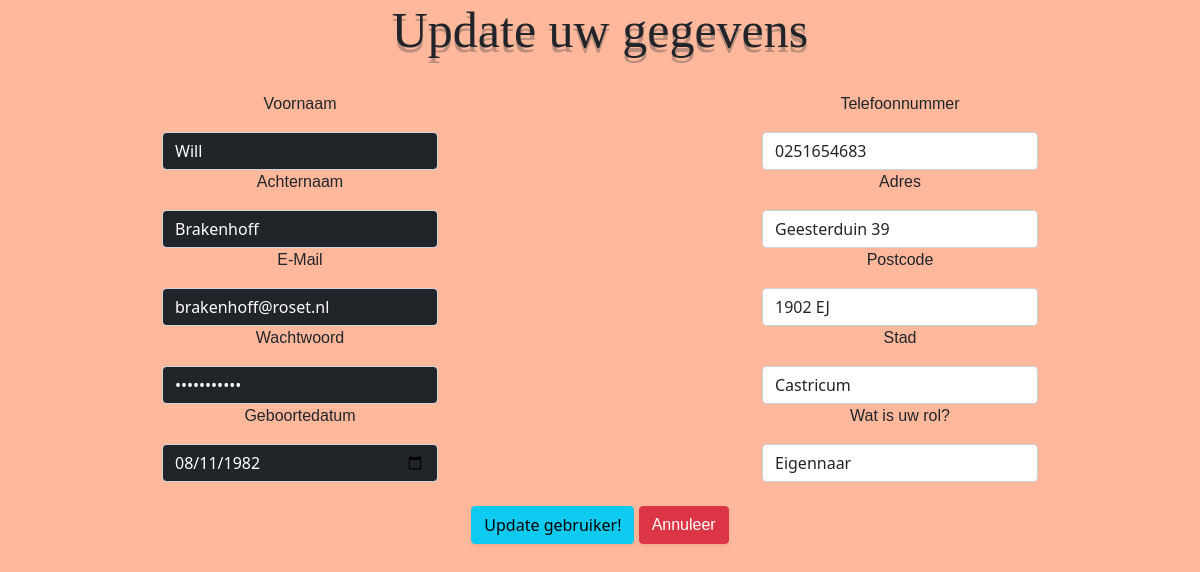
/user_update.php?id=1, run on the app's committed database.
### tables this page shows
CREATE TABLE `user` (
  `id` int(11) NOT NULL,
  `voornaam` varchar(100) NOT NULL,
  `achternaam` varchar(100) NOT NULL,
  `email` varchar(100) NOT NULL,
  `wachtwoord` varchar(100) NOT NULL,
  `geboortedatum` date NOT NULL,
  `telefoon` varchar(10) NOT NULL,
  `adres` varchar(50) NOT NULL,
  `postcode` varchar(50) NOT NULL,
  `stad` varchar(50) NOT NULL,
  `rol` varchar(50) NOT NULL
);

### classes/database.php (called while the page is built)
<?php
class Database
{
   private $host  = "localhost";
   private $dbuser = "root";
   private $dbpass = "";
   private $dbname = "roset";
   private $conn;
   public function __construct()
   {
      $this->conn =  mysqli_connect($this->host, $this->dbuser, $this->dbpass, $this->dbname);
   }
   public function getConnection()
   {
      return $this->conn;
   }
}

### user_update.php (the view, shortened to what this page needs)
<?php
require 'classes/database.php';
$id = $_GET["id"];
$sql = "SELECT * FROM user WHERE id = $id LIMIT 1";
if ($result = mysqli_query((new Database())->getConnection(), $sql)) {
   $user = mysqli_fetch_assoc($result);
}
?>
<!DOCTYPE html>
<html lang="en">
<head>
   <link href="https://cdn.jsdelivr.net/npm/bootstrap@5.1.3/dist/css/bootstrap.min.css" rel="stylesheet">
   <link rel="stylesheet" href="css/style.css">
</head>
<body>
   <h1>Update uw gegevens</h1><br>
   <form action="user_update_verwerk.php?id=<?php echo $id; ?>" method="post">
      <div class="row mx-auto">
         <div class="col-md-3 mx-auto">
            <p>Voornaam</p>
            <input type="text" name="voornaam" id="" class="form-control bg-dark text-white" value="<?php echo $user["voornaam"] ?>" placeholder="Vul je voornaam in" required>
            <p>Achternaam</p>
            <input type="text" name="achternaam" id="" class="form-control bg-dark text-white" value="<?php echo $user["achternaam"] ?>" placeholder="Vul je achternaam in" required>
            <p>E-Mail</p>
            <input type="email" name="email" id="" class="form-control bg-dark text-white" value="<?php echo $user["email"] ?>" placeholder="Vul je email in" required>
            <p>Wachtwoord</p>
            <input type="password" name="wachtwoord" id="" class="form-control bg-dark text-white" value="<?php echo $user["wachtwoord"] ?>" placeholder="Vul je wachtwoord in" required>
            <p>Geboortedatum</p>
            <input type="date" name="geboortedatum" id="" class="form-control bg-dark text-white" value="<?php echo $user["geboortedatum"] ?>" placeholder="Vul je geboortedatum in" required>
         </div>
         <div class="col-md-3 mx-auto">
            <p>Telefoonnummer</p>
            <input type="tel" name="telefoon" id="" class="form-control" value="<?php echo $user["telefoon"] ?>" placeholder="Vul je telefoonnummer in" required>
            <p>Adres</p>
            <input type="text" name="adres" id="" class="form-control" value="<?php echo $user["adres"] ?>" placeholder="Vul je adres in" required>
            <p>Postcode</p>
            <input type="text" name="postcode" id="" class="form-control" value="<?php echo $user["postcode"] ?>" placeholder="Vul je postcode in" required>
            <p>Stad</p>
            <input type="text" name="stad" id="" class="form-control" value="<?php echo $user["stad"] ?>" placeholder="Vul je stad in" required>
            <p>Wat is uw rol?</p>
            <input type="text" name="rol" id="" class="form-control" value="<?php echo $user["rol"] ?>" placeholder="Vul je rol in" required>
         </div>
      </div>
      <br>
      <div class=" form-group">
         <button type="submit" class="shadow-sm btn btn-info" name="submit">Update gebruiker!</button>
         <a href="user_overzicht.php" class="shadow-sm btn btn-danger">Annuleer</a>
      </div><br>
   </form>
</body>
</html>

### css/style.css (style rules this page uses)
body { background-color: rgb(255, 184, 155); text-align: center; }
p { font-family: "Franklin Gothic Medium", "Arial Narrow", Arial, sans-serif; }
a { font-family: "Franklin Gothic Medium", "Arial Narrow", Arial, sans-serif; }
h1 { font-family: "Times New Roman", Times, serif; font-size: 50px; text-shadow: 0px 5px #47474760; }

### data on the page
user: voornaam "Will", achternaam "Brakenhoff", email "brakenhoff@roset.nl", geboortedatum "08/11/1982", telefoon "0251654683", adres "Geesterduin 39", postcode "1902 EJ", stad "Castricum", rol "Eigennaar"
